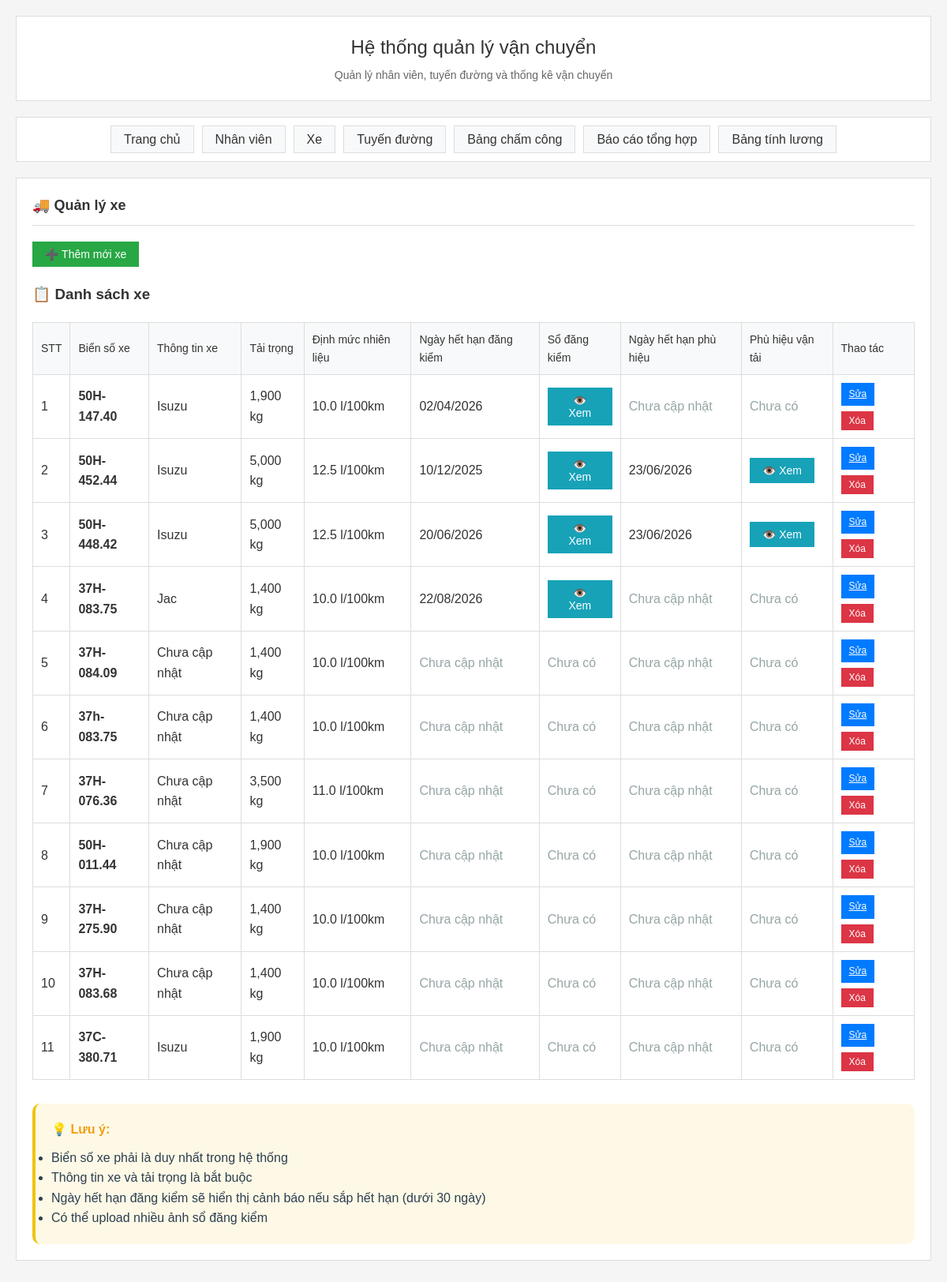
Page /vehicles on the committed database.
### main.py (models this page shows)
class Vehicle(Base):
    __tablename__ = "vehicles"
    id = Column(Integer, primary_key=True, index=True)
    license_plate = Column(String, unique=True, nullable=False)
    vehicle_info = Column(String)  # Thông tin xe (model/loại)
    capacity = Column(Float)  # Trọng tải
    fuel_consumption = Column(Float)  # Tiêu hao nhiên liệu
    inspection_expiry = Column(Date)  # Ngày hết hạn đăng kiểm
    inspection_documents = Column(String)  # Đường dẫn file upload sổ đăng kiểm (JSON array)
    phu_hieu_expired_date = Column(Date)  # Ngày hết hạn phù hiệu vận tải
    phu_hieu_files = Column(String)  # Đường dẫn file upload phù hiệu vận tải (JSON array)
    status = Column(Integer, default=1)  # 1: Active, 0: Inactive
    created_at = Column(DateTime, default=datetime.utcnow)
    routes = relationship("Route", back_populates="vehicle")

### main.py (the view)
@app.get("/vehicles", response_class=HTMLResponse)
async def vehicles_page(request: Request, db: Session = Depends(get_db)):
    vehicles = db.query(Vehicle).filter(Vehicle.status == 1).all()
    today = date.today()
    return templates.TemplateResponse("vehicles.html", {"request": request, "vehicles": vehicles, "today": today})

### templates/vehicles.html (shortened to what this page needs)
{% extends "base.html" %}
{% block content %}
<h2>🚚 Quản lý xe</h2>
<div style="margin-bottom: 20px;">
    <button type="button" class="btn btn-success" onclick="openAddVehicleModal()">
        ➕ Thêm mới xe
    </button>
</div>
<h3>📋 Danh sách xe</h3>
{% if vehicles %}
<div style="overflow-x: auto;">
    <table class="table">
        <thead>
            <tr>
                <th>STT</th>
                <th>Biển số xe</th>
                <th>Thông tin xe</th>
                <th>Tải trọng</th>
                <th>Định mức nhiên liệu</th>
                <th>Ngày hết hạn đăng kiểm</th>
                <th>Sổ đăng kiểm</th>
                <th>Ngày hết hạn phù hiệu</th>
                <th>Phù hiệu vận tải</th>
                <th>Thao tác</th>
            </tr>
        </thead>
        <tbody>
            {% for vehicle in vehicles %}
            <tr>
                <td>{{ loop.index }}</td>
                <td><strong>{{ vehicle.license_plate }}</strong></td>
                <td>{{ vehicle.vehicle_info or 'Chưa cập nhật' }}</td>
                <td>{{ "{:,.0f}".format(vehicle.capacity) if vehicle.capacity else '0' }} kg</td>
                <td>{{ vehicle.fuel_consumption or '0' }} l/100km</td>
                <td>
                    {% if vehicle.inspection_expiry %}
                        {% set days_until_expiry = (vehicle.inspection_expiry - today).days %}
                        {% if days_until_expiry < 0 %}
                            <span style="color: #e74c3c; font-weight: bold;">⚠️ Hết hạn</span>
                        {% elif days_until_expiry <= 30 %}
                            <span style="color: #e74c3c; font-weight: bold;">⚠️ {{ vehicle.inspection_expiry.strftime('%d/%m/%Y') }}</span>
                        {% else %}
                            {{ vehicle.inspection_expiry.strftime('%d/%m/%Y') }}
                        {% endif %}
                    {% else %}
                        <span style="color: #95a5a6;">Chưa cập nhật</span>
                    {% endif %}
                </td>
                <td>
                    {% if vehicle.inspection_documents %}
                        <button type="button" class="btn btn-sm btn-info" onclick="viewInspectionDocuments({{ vehicle.id }})">
                            👁️ Xem
                        </button>
                    {% else %}
                        <span style="color: #95a5a6;">Chưa có</span>
                    {% endif %}
                </td>
                <td>
                    {% if vehicle.phu_hieu_expired_date %}
                        {% set days_until_expiry = (vehicle.phu_hieu_expired_date - today).days %}
                        {% if days_until_expiry < 0 %}
                            <span style="color: #e74c3c; font-weight: bold;">⚠️ Hết hạn</span>
                        {% elif days_until_expiry <= 30 %}
                            <span style="color: #e74c3c; font-weight: bold;">⚠️ {{ vehicle.phu_hieu_expired_date.strftime('%d/%m/%Y') }}</span>
                        {% else %}
                            {{ vehicle.phu_hieu_expired_date.strftime('%d/%m/%Y') }}
                        {% endif %}
                    {% else %}
                        <span style="color: #95a5a6;">Chưa cập nhật</span>
                    {% endif %}
                </td>
                <td>
                    {% if vehicle.phu_hieu_files %}
                        <button type="button" class="btn btn-sm btn-info" onclick="viewPhuHieuDocuments({{ vehicle.id }})">
                            👁️ Xem
                        </button>
                    {% else %}
                        <span style="color: #95a5a6;">Chưa có</span>
                    {% endif %}
                </td>
                <td>
                    <div style="display: flex; gap: 5px; flex-wrap: wrap;">
                        <a href="/vehicles/edit/{{ vehicle.id }}" class="btn btn-sm btn-primary" style="padding: 5px 10px; font-size: 12px;">Sửa</a>
                        <form method="post" action="/vehicles/delete/{{ vehicle.id }}" style="display: inline;" onsubmit="return confirm('Bạn có chắc chắn muốn xóa xe này?')">
                            <button type="submit" class="btn btn-sm btn-danger" style="padding: 5px 10px; font-size: 12px;">Xóa</button>
                        </form>
                    </div>
                </td>
            </tr>
            {% endfor %}
        </tbody>
    </table>
</div>
{% else %}
<div style="text-align: center; padding: 40px; color: #7f8c8d;">
    <h3>🚚 Chưa có xe nào</h3>
    <p>Hãy thêm xe đầu tiên bằng nút "Thêm mới xe" bên trên</p>
</div>
{% endif %}
<div style="margin-top: 30px; padding: 20px; background: rgba(241, 196, 15, 0.1); border-radius: 10px; border-left: 4px solid #f1c40f;">
    <h4 style="color: #f39c12; margin-bottom: 10px;">💡 Lưu ý:</h4>
    <ul style="color: #2c3e50; line-height: 1.6;">
        <li>Biển số xe phải là duy nhất trong hệ thống</li>
        <li>Thông tin xe và tải trọng là bắt buộc</li>
        <li>Ngày hết hạn đăng kiểm sẽ hiển thị cảnh báo nếu sắp hết hạn (dưới 30 ngày)</li>
        <li>Có thể upload nhiều ảnh sổ đăng kiểm</li>
    </ul>
</div>
{% endblock %}

### static/style.css (style rules this page uses)
* { margin: 0; padding: 0; box-sizing: border-box; }
body { font-family: Arial, sans-serif; background-color: #f5f5f5; color: #333; line-height: 1.6; }
.content h2 { color: #333; margin-bottom: 20px; font-size: 18px; border-bottom: 1px solid #ddd; padding-bottom: 10px; }
.btn { background: #007bff; color: white; padding: 8px 16px; border: none; font-size: 14px; cursor: pointer; transition: background-color 0.2s; }
.btn-success { background: #28a745; }
.btn-info { background: #17a2b8; }
.btn-danger { background: #dc3545; }
.table { width: 100%; border-collapse: collapse; margin-top: 20px; background: white; border: 1px solid #ddd; }
.table th, .table td { padding: 10px; text-align: left; border-bottom: 1px solid #ddd; border-right: 1px solid #ddd; }
.table th { background: #f8f9fa; color: #333; font-weight: normal; font-size: 14px; }

### rows in the picture
Vehicle: license_plate "50H-147.40", vehicle_info "Isuzu", capacity "1,900", fuel_consumption "10.0", inspection_expiry "02/04/2026", shows "Chưa cập nhật", shows "Chưa có"
Vehicle: license_plate "50H-452.44", vehicle_info "Isuzu", capacity "5,000", fuel_consumption "12.5", inspection_expiry "10/12/2025", phu_hieu_expired_date "23/06/2026"
Vehicle: license_plate "50H-448.42", vehicle_info "Isuzu", capacity "5,000", fuel_consumption "12.5", inspection_expiry "20/06/2026", phu_hieu_expired_date "23/06/2026"
Vehicle: license_plate "37H-083.75", vehicle_info "Jac", capacity "1,400", fuel_consumption "10.0", inspection_expiry "22/08/2026", shows "Chưa cập nhật", shows "Chưa có"
Vehicle: license_plate "37H-084.09", vehicle_info "Chưa cập nhật", capacity "1,400", fuel_consumption "10.0", shows "Chưa có"
Vehicle: license_plate "37h-083.75", vehicle_info "Chưa cập nhật", capacity "1,400", fuel_consumption "10.0", shows "Chưa có"
Vehicle: license_plate "37H-076.36", vehicle_info "Chưa cập nhật", capacity "3,500", fuel_consumption "11.0", shows "Chưa có"
Vehicle: license_plate "50H-011.44", vehicle_info "Chưa cập nhật", capacity "1,900", fuel_consumption "10.0", shows "Chưa có"
Vehicle: license_plate "37H-275.90", vehicle_info "Chưa cập nhật", capacity "1,400", fuel_consumption "10.0", shows "Chưa có"
Vehicle: license_plate "37H-083.68", vehicle_info "Chưa cập nhật", capacity "1,400", fuel_consumption "10.0", shows "Chưa có"
Vehicle: license_plate "37C-380.71", vehicle_info "Isuzu", capacity "1,900", fuel_consumption "10.0", shows "Chưa cập nhật", shows "Chưa có"
